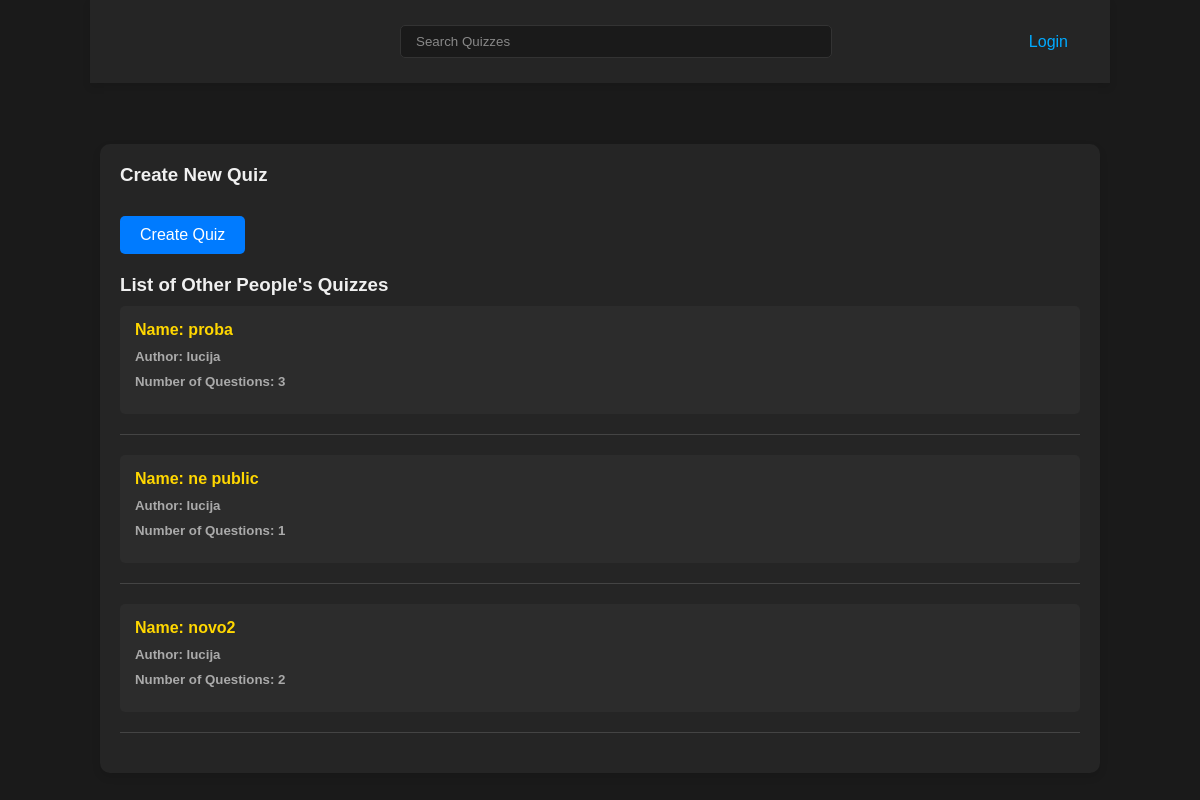
Before: / with the older database file.
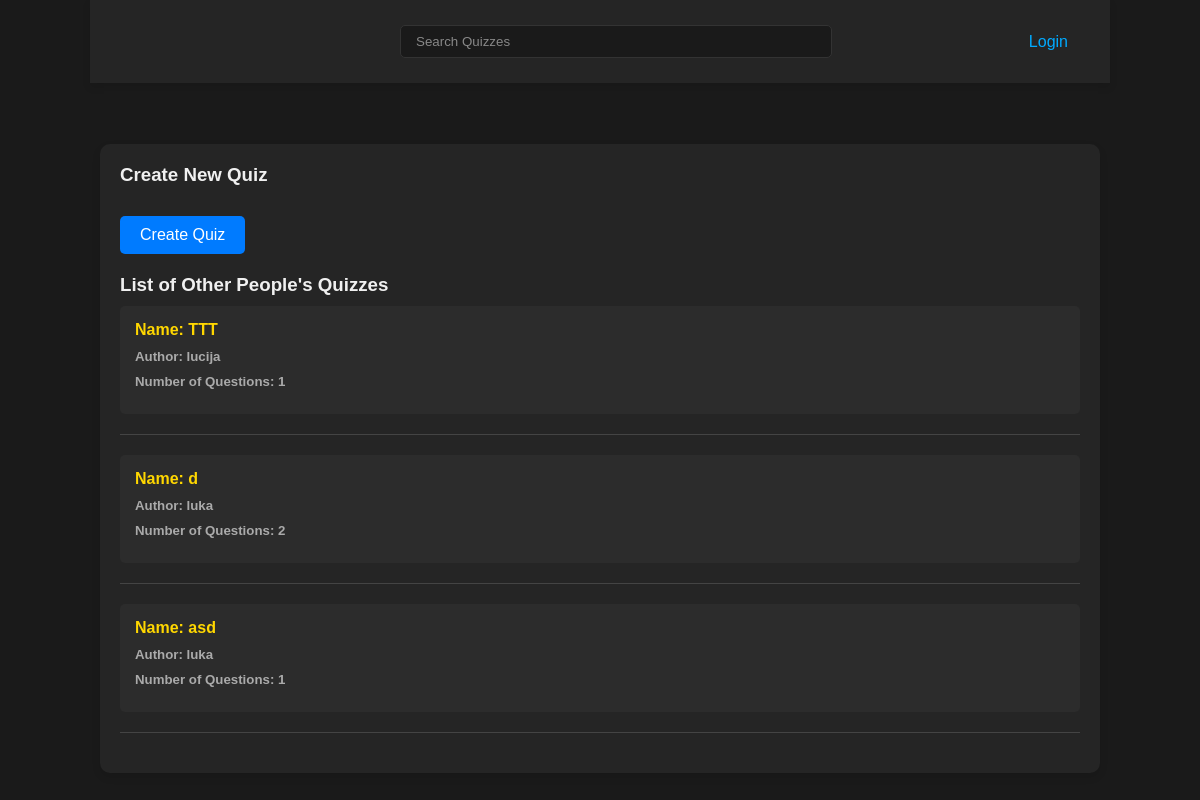
After: the same page with the newer database file.
### main/models.py (models this page shows, shortened)
class Quiz(models.Model):
    quizName = models.CharField(max_length=100)
    numberOfQuestions = models.IntegerField(null=True, blank=False)
    author = models.ForeignKey(User, on_delete=models.SET_NULL, null=True)
    updated = models.DateTimeField(auto_now=True)
    created = models.DateTimeField(auto_now_add=True)
    public = models.BooleanField(default=False)
    class Meta:
        ordering = ["-created"]

### main/views.py (the view)
# urls.py: path("", views.home_page, name="home_page"),
def home_page(request):
    if Quiz.objects.all().count() > 2:
        reset_quiz_statistics(request)
    q = request.GET.get("q") if request.GET.get("q") != None else ""
    quiz = Quiz.objects.filter(
        Q(quizName__icontains=q) | Q(author__username__icontains=q), public=True
    )
    context = {"quiz": quiz}
    return render(request, "main/home_page.html", context)

### main/views.py (called while the page is built)
def reset_quiz_statistics(request):
    quizStatistic = QuizStatistic.objects.all().last()
    if quizStatistic:
        if quizStatistic.time == 0:
            quizStatistic.delete()
            request.session["counter"] = 0
            request.session["counter1"] = 0
            request.session["timer"] = 0

### main/templates/main/home_page.html (shortened to what this page needs)
<!doctype html>
{% load static %}
<html lang="en">
<head>
    <link rel="stylesheet" type="text/css" media="screen" href="{% static 'styles/home_page.css' %}">
    <link rel="stylesheet" type="text/css" media="screen" href="{% static 'styles/navbar.css' %}">
</head>
<body>
    {% include 'navbar.html' %}
    <div class="container">
        <h3>Create New Quiz</h3>
        <button><a href="{% url 'create_quiz' %}">Create Quiz</a></button>
        <div class="quiz-list">
            <h3>List of Other People's Quizzes</h3>
            <div>{% for q in quiz %}
                <div class="quiz-item">
                    <a href="{% url 'pre_play_quiz' q.id %}">
                        <h4>Name: {{ q.quizName }}</h4>
                    </a>
                    <h5>Author: {{ q.author }}</h5>
                    <h5>Number of Questions: {{ q.numberOfQuestions }}</h5>
                </div>
                <hr>
                {% endfor %}
            </div>
        </div>
    </div>
</body>
</html>

### templates/navbar.html (shortened to what this page needs)
<!doctype html>
{% load static %}
<html lang="en">
<head>
    <link rel="stylesheet" type="text/css" media="screen" href="{% static 'styles/navbar.css' %}">
</head>
<body>
<nav>
    <div class="search-bar">
        <form method="GET" action="{% url 'home_page' %}">
            <input type="text" name="q" placeholder="Search Quizzes"/>
        </form>
    </div>
    <div class="user-links">
        {% if request.user.is_authenticated %}
            <a href="{% url 'stats' %}">Stats</a>
            <a href="{% url 'user_quizzes' %}">My Quizzes</a>
            <a href="{% url 'logout' %}">Logout</a>
        {% else %}
            <a href="{% url 'login' %}">Login</a>
        {% endif %}
    </div>
</nav>
</body>
</html>

### static/styles/home_page.css (style rules this page uses)
body { background-color: #1a1a1a; color: #f0f0f0; font-family: 'Arial', sans-serif; margin: 0; padding: 0; display: flex; flex-direction: column; align-items: center; justify-content: center; min-height: 100vh; }
h3, h4, h5 { margin: 0 0 10px 0; }
a { color: #00aaff; text-decoration: none; }
hr { border: 0; border-top: 1px solid #444; margin: 20px 0; }
button { background-color: #007bff; border: none; color: #fff; padding: 10px 20px; cursor: pointer; font-size: 16px; border-radius: 5px; margin-top: 20px; transition: background-color 0.3s ease, color 0.3s ease; }
button a { color: #fff; text-decoration: none; }
.container { width: 80%; margin: 20px auto; padding: 20px; background-color: #252525; border-radius: 10px; box-shadow: 0 4px 8px rgba(0, 0, 0, 0.1); }
.quiz-list { margin-top: 20px; }
.quiz-item { background-color: #2c2c2c; padding: 15px; border-radius: 5px; margin-bottom: 10px; transition: transform 0.2s ease, box-shadow 0.2s ease; }
.quiz-item h4 { color: #ffd700; }
.quiz-item h5 { color: #aaa; }

### static/styles/navbar.css (style rules this page uses)
body { margin: 0; padding: 0; font-family: 'Arial', sans-serif; background-color: #1a1a1a; color: #f0f0f0; min-height: 10vh; }
a { color: #00aaff; text-decoration: none; }
nav { display: flex; flex-wrap: wrap; justify-content: space-between; align-items: center; padding: 15px 30px; background-color: #252525; width: 80%; box-shadow: 0 4px 8px rgba(0, 0, 0, 0.1); gap: 10px; }
.search-bar { flex: 2; display: flex; justify-content: center; margin: 10px 0; }
.search-bar form { width: 100%; max-width: 400px; }
.search-bar input { width: 100%; padding: 8px 15px; border: 1px solid #333; border-radius: 5px; background-color: #1a1a1a; color: #f0f0f0; }
.search-bar input::placeholder { color: #888; }
.user-links { display: flex; flex: 1; justify-content: flex-end; }
.user-links a { margin-left: 15px; padding: 8px 12px; border-radius: 5px; transition: background-color 0.3s ease; }

Changed rows visible on the page:
removed Quiz: quizName "proba", author "lucija", numberOfQuestions "3"
removed Quiz: quizName "ne public", author "lucija", numberOfQuestions "1"
removed Quiz: quizName "novo2", author "lucija", numberOfQuestions "2"
added Quiz: quizName "TTT", author "lucija", numberOfQuestions "1"
added Quiz: quizName "d", author "luka", numberOfQuestions "2"
added Quiz: quizName "asd", author "luka", numberOfQuestions "1"
